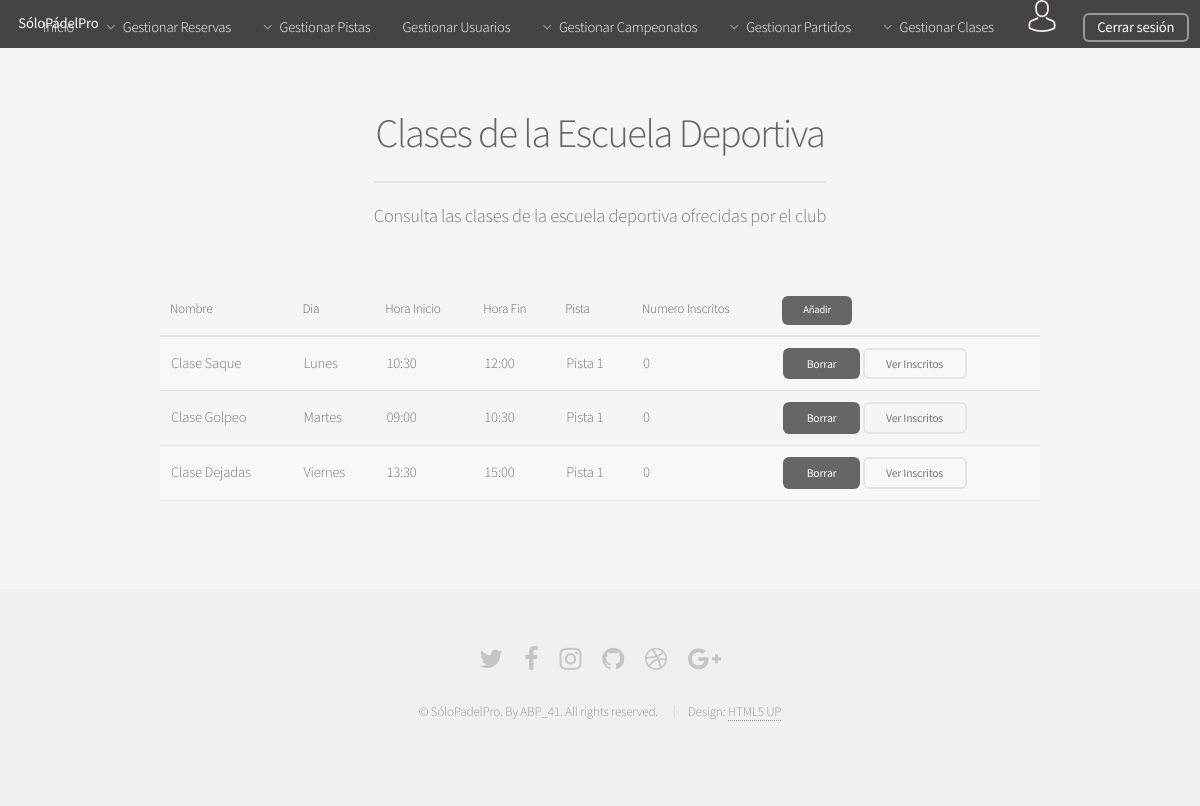
The app's page /Controllers/ESCUELA_Controller.php (signed in) with its own data.
### tables this page shows
CREATE TABLE IF NOT EXISTS ESCUELA(
  ID int(225) AUTO_INCREMENT NOT NULL,
  NOMBRE varchar(50) NOT NULL,
  DIA enum('Monday','Tuesday','Wednesday','Thursday','Friday','Saturday', 'Sunday'),
  PISTA_ID int(255),
  HORARIO_ID int(255),
  INSCRIPCIONES INT(1) NULL DEFAULT '0',
  PRIMARY KEY(ID),
  FOREIGN KEY (PISTA_ID) REFERENCES PISTA (ID) ON DELETE CASCADE,
  FOREIGN KEY (HORARIO_ID) REFERENCES HORARIO (ID) ON DELETE CASCADE
);

CREATE TABLE IF NOT EXISTS HORARIO(
  ID int(225) AUTO_INCREMENT NOT NULL,
  HORA_INICIO time NOT NULL,
  HORA_FIN time NOT NULL,
  PRIMARY KEY(ID)
);

CREATE TABLE IF NOT EXISTS PISTA(
  ID int(225) AUTO_INCREMENT NOT NULL ,
  NOMBRE varchar(25) NOT NULL,
  TIPO varchar(25) NOT NULL,
  PRIMARY KEY(ID)
);

### Models/ESCUELA_Model.php (called while the page is built, shortened)
<?php
class ESCUELA_Model{
    var $mysqli;
    function __construct($id,$nombre, $dia,$horario_ID, $pista_ID ,$inscripciones){
        include_once '../Functions/Access_DB.php';
        $this->mysqli = ConnectDB();
    }
    function SHOWALL(){
        $sql = "SELECT E.ID, E.NOMBRE, E.DIA, E.INSCRIPCIONES, H.HORA_INICIO, H.HORA_FIN, PI.NOMBRE AS NOMBRE_PISTA
                FROM ESCUELA E, HORARIO H, PISTA PI
                WHERE       (E.HORARIO_ID = H.ID)
                        AND (E.PISTA_ID = PI.ID)";
        if (!($resultado = $this->mysqli->query($sql))){
            return 'ERROR: No se ha podido conectar con la base de datos';
        }else{
            return $resultado;
        }
    }
}
?>

### Functions/Access_DB.php (called while the page is built, shortened)
<?php
function ConnectDB(){
   $conexion = mysqli_connect("localhost", "abp41", "abp41", "ABP") or (new MESSAGE('ERROR: No se ha podido conectar con la base de datos', '../index.php'));
 if ($conexion->connect_errno) {
    	return false;
 }else{
 	return $conexion;
 }
}
?>

### Locales/Strings_SPANISH.php (called while the page is built)
<?php
$strings =
array(
	'MONDAY' => 'Lunes',
	'Monday' => 'Lunes',
	'monday' => 'Lunes',
	'TUESDAY' => 'Martes',
	'Tuesday' => 'Martes',
	'tuesday' => 'Martes',
	'WEDNESDAY' => 'Miercoles',
	'Wednesday' => 'Miercoles',
	'wednesday' => 'Miercoles',
	'THURSDAY' => 'Jueves',
	'Thursday' => 'Jueves',
	'thursday' => 'Jueves',
	'FRIDAY' => 'Viernes',
	'Friday' => 'Viernes',
	'friday' => 'Viernes',
	'SATURDAY' => 'Sábado',
	'Saturday' => 'Sábado',
	'saturday' => 'Sábado',
	'SUNDAY' => 'Domingo',
	'Sunday' => 'Domingo',
	'sunday' => 'Domingo',
	'JANUARY' => 'Enero',
	'January' => 'Enero',
	'january' => 'Enero',
	'FEBRUARY' => 'Febrero',
	'February' => 'Febrero',
	'february' => 'Febrero',
	'MARCH' => 'Marzo',
	'March' => 'Marzo',
	'march' => 'Marzo',
	'APRIL' => 'Abril',
	'April' => 'Abril',
	'april' => 'Abril',
	'MAY' => 'Mayo',
	'May' => 'Mayo',
	'may' => 'Mayo',
	'JUNE' => 'Junio',
	'June' => 'Junio',
	'june' => 'Junio',
	'JULY' => 'Julio',
	'July' => 'Julio',
	'july' => 'Julio',
	'AUGUST' => 'Agosto',
	'August' => 'Agosto',
	'august' => 'Agosto',
	'SEPTEMBER' => 'Septiembre',
	'September' => 'Septiembre',
	'september' => 'Septiembre',
	'OCTOBER' => 'Octubre',
	'October' => 'Octubre',
	'october' => 'Octubre',
	'NOVEMBER' => 'Noviembre',
	'November' => 'Noviembre',
	'november' => 'Noviembre',
	'DECEMBER' => 'Diciembre',
	'December' => 'Diciembre',
	'december' => 'Diciembre'
);
?>

### Views/ESCUELA/ESCUELA_SHOWALL_View.php (the view)
<?php
class ESCUELA_SHOWALL{
	var $escuelas;
	function __construct($escuelas){
		$this->escuelas = $escuelas;
		$this->render();
	}
function render(){
    include '../Views/HEADER_View.php';
?>
	<section id="main" class="container">
	<header>
	   <h2>Clases de la Escuela Deportiva</h2>
	    <p>Consulta las clases de la escuela deportiva ofrecidas por el club</p>
	 </header>
				<div class="table-wrapper">
					<table>
						<thead >
							<tr>
								<th>Nombre</th>
								<th>Dia</th>
								<th>Hora Inicio</th>
								<th>Hora Fin</th>
								<th>Pista</th>
								<th>Numero Inscritos</th>
								<th><a class="button small" href="../Controllers/ESCUELA_Controller.php?action=ADD">Añadir</a></th>
							</tr>
						</thead>
						<tbody>
					<?php
						if($this->escuelas <> NULL){
							while($row = mysqli_fetch_array($this->escuelas)){
								$hora_inicio = explode(":", $row["HORA_INICIO"]);
								$hora_fin = explode(":", $row["HORA_FIN"]);
					?>
							<tr>
								<td>
									<?=$row['NOMBRE']?>
								</td>
								<td>
									<?=$strings[$row['DIA']]?>
								</td>
								<td>
									<?=$hora_inicio[0].":".$hora_inicio[1]?>
								</td>
								<td>
									<?=$hora_fin[0].":".$hora_fin[1]?>
								</td>
								<td>
									<?=$row['NOMBRE_PISTA']?>
								</td>
								<td>
									<?=$row['INSCRIPCIONES']?>
								</td>
								<td>
									<a class="button small" href="../Controllers/ESCUELA_Controller.php?action=DELETE&escuela_ID=<?=$row['ID']?>">Borrar</a>
							<?php
								if($row['INSCRIPCIONES'] == 0){
							?>
									<a class="button alt small">Ver Inscritos</a>
							<?php
								}
								else{
							?>
									<a class="button small" href="../Controllers/INSCRIBIRSE_ESCUELA_Controller.php?action=SHOW_INSCRITOS&escuela_ID=<?=$row['ID']?>">Ver Inscritos</a>
							<?php
								}
							?>
								</td>
							</tr>
				<?php
						}
					}
				?>
						</tbody>
					</table>
				</div>
   		</section>
    <?php
        include '../Views/FOOTER_View.php';
        }
    }
    ?>

### assets/css/main.css (style rules this page uses)
html, body, div, span, applet, object, iframe, h1, h2, h3, h4, h5, h6, p, blockquote, pre, a, abbr, acronym, address, big, cite, code, del, dfn, em, img, ins, kbd, q, s, samp, small, strike, strong, sub, sup, tt, var, b, u, i, center, dl, dt, dd, ol, ul, li, fieldset, form, label, legend, table, caption, tbody, tfoot, thead, tr, th, td, article, aside, canvas, details, embed, figure, figcaption, footer, header, hgroup, menu, nav, output, ruby, section, summary, time, mark, audio, video { margin: 0; padding: 0; border: 0; font-size: 100%; font: inherit; vertical-align: baseline; }
article, aside, details, figcaption, figure, footer, header, hgroup, menu, nav, section { display: block; }
body { line-height: 1; }
table { border-collapse: collapse; border-spacing: 0; }
body { -webkit-text-size-adjust: none; }
body { -ms-overflow-style: scrollbar; }
html { box-sizing: border-box; }
*, *:before, *:after { box-sizing: inherit; }
body { background: #f5f5f5; }
body, input, select, textarea { color: #777; font-family: "Source Sans Pro", sans-serif; font-size: 16pt; font-weight: 300; line-height: 1.65em; letter-spacing: -0.015em; }
a { -moz-transition: color 0.2s ease-in-out, border-bottom-color 0.2s ease-in-out; -webkit-transition: color 0.2s ease-in-out, border-bottom-color 0.2s ease-in-out; -ms-transition: color 0.2s ease-in-out, border-bottom-color 0.2s ease-in-out; transition: color 0.2s ease-in-out, border-bottom-color 0.2s ease-in-out; border-bottom: dotted 1px; color: #e89980; text-decoration: none; }
p { margin: 0 0 2em 0; }
h1, h2, h3, h4, h5, h6 { color: #646464; font-weight: 300; line-height: 1em; margin: 0 0 0.5em 0; }
h2 { font-size: 2.25em; line-height: 1.5em; letter-spacing: -0.035em; }
.container { margin: 0 auto; max-width: calc(100% - 5em); width: 60em; }
header p { color: #999; position: relative; margin: 0 0 1.5em 0; font-style: italic; }
header h2+p { font-size: 1.25em; margin-top: -1em; line-height: 1.5em; }
.table-wrapper { -webkit-overflow-scrolling: touch; overflow-x: auto; }
table { margin: 0 0 2em 0; width: 100%; }
table tbody tr { border: solid 1px #e5e5e5; border-left: 0; border-right: 0; }
table tbody tr:nth-child(2n+1) { background-color: #f8f8f8; }
table td { padding: 0.75em 0.75em; }
table th { color: #646464; font-size: 0.9em; font-weight: 300; padding: 0 0.75em 0.75em 0.75em; text-align: left; }
table thead { border-bottom: solid 2px #e5e5e5; }
input[type="submit"], input[type="reset"], input[type="button"], .button { -moz-appearance: none; -webkit-appearance: none; -ms-appearance: none; appearance: none; -moz-transition: background-color 0.2s ease-in-out, color 0.2s ease-in-out; -webkit-transition: background-color 0.2s ease-in-out, color 0.2s ease-in-out; -ms-transition: background-color 0.2s ease-in-out, color 0.2s ease-in-out; transition: background-color 0.2s ease-in-out, color 0.2s ease-in-out; background-color: #666; border-radius: 6px; border: 0; color: #ffffff; cursor: pointer; display: inline-block; font-weight: 400; height: 3em; line-height: 3em; padding: 0 2em; text-align: center; text-decoration: none; white-space: nowrap; }
input[type="submit"].small, input[type="reset"].small, input[type="button"].small, .button.small { font-size: 0.8em; height: 2.7em; line-height: 2.7em; }
input[type="submit"].alt, input[type="reset"].alt, input[type="button"].alt, .button.alt { background-color: transparent; box-shadow: inset 0 0 0 2px #e5e5e5; color: #777; }
#main { padding: 4em 0; }
#main>header { text-align: center; margin: 0 0 3em 0; }
#main>header h2 { font-size: 2.75em; margin: 0; }
#main>header p { border-top: solid 2px #e5e5e5; color: #777; display: inline-block; font-style: normal; margin: 1em 0 0 0; padding: 1em 0 1.25em 0; }
@media screen and (max-width: 1680px) { body, input, select, textarea { font-size: 13pt; } }
@media screen and (max-width: 1280px) { body, input, select, textarea { font-size: 11pt; } }

### records on screen
escuela: NOMBRE "Clase Saque", DIA "Lunes", HORARIO_ID.HORA_INICIO "10", HORARIO_ID.HORA_INICIO "30", HORARIO_ID.HORA_FIN "12", HORARIO_ID.HORA_FIN "00", PISTA_ID.NOMBRE "Pista 1", INSCRIPCIONES "0", shows "Ver Inscritos"
escuela: NOMBRE "Clase Golpeo", DIA "Martes", HORARIO_ID.HORA_INICIO "09", HORARIO_ID.HORA_INICIO "00", HORARIO_ID.HORA_FIN "10", HORARIO_ID.HORA_FIN "30", PISTA_ID.NOMBRE "Pista 1", INSCRIPCIONES "0", shows "Ver Inscritos"
escuela: NOMBRE "Clase Dejadas", DIA "Viernes", HORARIO_ID.HORA_INICIO "13", HORARIO_ID.HORA_INICIO "30", HORARIO_ID.HORA_FIN "15", HORARIO_ID.HORA_FIN "00", PISTA_ID.NOMBRE "Pista 1", INSCRIPCIONES "0", shows "Ver Inscritos"
